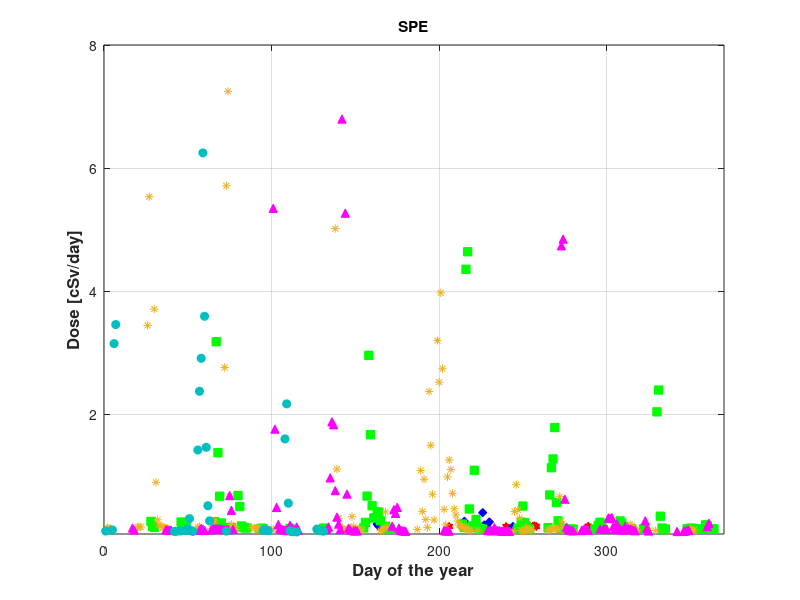
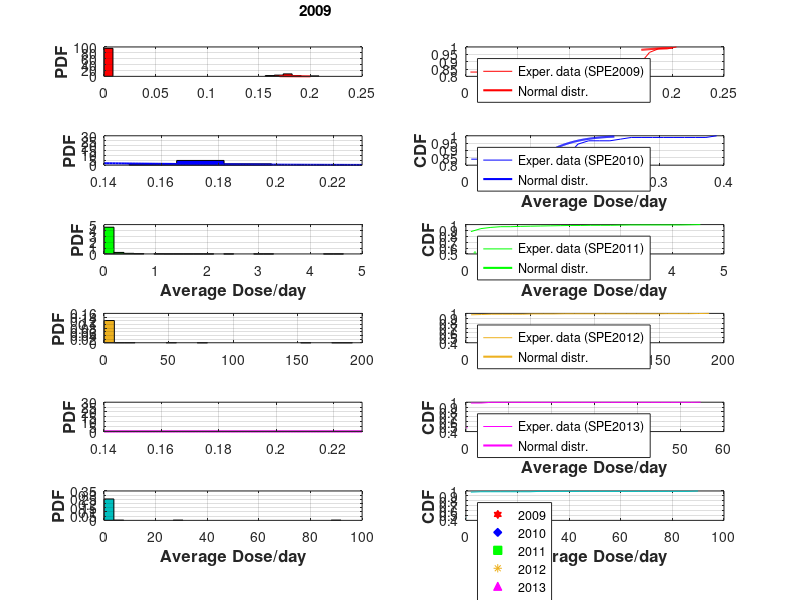

These charts were generated, in order, by the following MATLAB code:
%Daniel Gomez and Hayley E. Bower, Purdue University
%Summer 2017
%Using CRaTER Data accessed from University of New Hampshire

%% Year 2009
clc, clear, close all
% Code colors (Do not worry about this!!!  I will explain you later)
y   = [1       1         0     ];   m   = [1         0         1     ];
c   = [0       1         1     ];   r   = [1         0         0     ];
g   = [0       1         0     ];   b   = [0         0         1     ];
b_d = [0       0.4471    0.7412];   r_d = [0.8510    0.3255    0.0980];
y_d = [0.9294  0.6941    0.1255];   k_d = [0.3137    0.3137    0.3137];
c_d = [0.3020  0.7451    0.9333];   cc_d = [0    0.7490    0.7490];
gr_d = [.7 .7 .7];    yd_d = [0.8  0.5    0];
% SPE 2009
data_SPE = load('UNH2009SPE.txt'); %Bring in the 2009 CRaTER Data
DOY = data_SPE(:,3); %Day of Year
D1_2 = data_SPE(:,8); %Detectors 1&2 dose rates

jj=1;
for ii = DOY(1):DOY(end)
    [ind] = find(ii==DOY);
    if isempty(ind)~=1
    m_d = mean(D1_2(ind));
    st_d = std(D1_2(ind),1);
    mat(jj,:) = [ii length(ind) m_d st_d];
    else
        mat(jj,:) = [ii length(ind) 0 0];
    end
        jj = jj +1;
end

figure(1)
% One way to plot the MEAN and the STANDARD DEVIATION
% f1 = errorbar(mat(:,1),mat(:,3),mat(:,4),...
%     'color',gr_d,'linewidth',0.5,'marker','d','LineStyle','-','MarkerSize',5,'MarkerEdgeColor',r_d,'MarkerfaceColor',r_d); grid on, hold on
% set(gca,'xtick',[175:25:375],'ytick',[0.15:.01:.21],'fontweight','normal','fontsize',11,'box','on');
f1 = plot(mat(:,1),mat(:,3),'h','color',r,'MarkerSize',6,'MarkerfaceColor',r); hold on
title('2009')

figure(2)
subplot(6,2,1)
% hh = histogram(mat(2:end-1,3),24,'Normalization','pdf','FaceColor',r_d); hold on, grid on
n=length(mat(2:end-1,3));
[counts,centers] = hist(mat(2:end-1,3),24);
prob = counts/ (n * (centers(2)-centers(1)));
H = bar(centers,prob,'hist'); hold on, grid on
set(H,'facecolor',r);

mu = mean(mat(2:end-1,3));
sigma = std(mat(2:end-1,3),1);
xx = .17:0.001:.2;
% y = exp(-(y-mu).^2./(2*sigma^2))./(sigma*sqrt(2*pi));
y = pdf('normal',xx,mu,sigma);
plot(xx,y,'r','LineWidth',1.5)
ylabel('PDF','fontweight','bold','fontsize',12)
aa = title('2009','position',[0.2050 206.0440 -1.4211e-14]);

subplot(6,2,2)
count_sum = cumsum(prob);
plot(centers(1:end),count_sum/(count_sum(end)),'color',r), grid on, hold on
y = cdf('normal',xx,mu,sigma);
plot(xx,y,'r','LineWidth',1.5),  grid on
legend('Exper. data (SPE2009)','Normal distr.','location','northwest')

%==================================================
% SPE 2010
clear DOY D1_2 mat  m_d st_d
data_SPE2010 = load('UNH2010SPE.txt'); %Bring in the 2010 CRaTER Data
DOY = data_SPE2010(:,3); %Day of Year
D1_2 = data_SPE2010(:,8); %Detectors 1&2 dose rates

jj=1;
for ii = DOY(1):DOY(end)
    [ind] = find(ii==DOY);
    if isempty(ind)~=1
    m_d = mean(D1_2(ind));
    st_d = std(D1_2(ind),1);
    mat(jj,:) = [ii length(ind) m_d st_d];
    else
        mat(jj,:) = [ii length(ind) 0 0];
    end
        jj = jj +1;
end

figure(1);
% f2 = errorbar(mat(:,1),mat(:,3),mat(:,4),...
%     'color',gr_d,'linewidth',0.5,'marker','o','LineStyle','-','MarkerSize',5,'MarkerEdgeColor',b_d,'MarkerfaceColor',b_d); grid on, hold on
% set(gca,'xtick',[175:25:375],'ytick',[0.15:.01:.21],'fontweight','normal','fontsize',11,'box','on')
f2 = plot(mat(:,1),mat(:,3),'d','color',b,'MarkerSize',6,'MarkerfaceColor',b); grid on, hold on

figure(2)
subplot(6,2,3)
% hh = histogram(mat(2:end-1,3),20,'Normalization','pdf','FaceColor',b_d); hold on, grid on
n=length(mat(2:end-1,3));
[counts,centers] = hist(mat(2:end-1,3),24);
prob = counts/ (n * (centers(2)-centers(1)));
H = bar(centers,prob,'hist'); hold on, grid on
set(H,'facecolor',b);

mu = mean(mat(2:end-1,3));
sigma = std(mat(2:end-1,3),1);
xx = .14:0.001:.23;
% y = exp(-(y-mu).^2./(2*sigma^2))./(sigma*sqrt(2*pi));
y = pdf('normal',xx,mu,sigma);
plot(xx,y,'b','LineWidth',1.5)
ylabel('PDF','fontweight','bold','fontsize',12)
axis([ 0.14 .23 0 30])

subplot(6,2,4)
count_sum = cumsum(prob);
plot(centers(1:end),count_sum/(count_sum(end)),'color',b), grid on, hold on
y = cdf('normal',xx,mu,sigma);
plot(xx,y,'b','LineWidth',1.5),  grid on
ylabel('CDF','fontweight','bold','fontsize',12)
xlabel('Average Dose/day','fontweight','bold','fontsize',12)
legend('Exper. data (SPE2010)','Normal distr.','location','northwest')

%==================================================
% SPE2011
clear DOY D1_2 y xx mat m_d st_d

data_SPE2011 = load('UNH2011SPE.txt'); %Bring in the 2011 CRaTER Data
DOY = data_SPE2011(:,3); %Day of Year
D1_2 = data_SPE2011(:,8); %Detectors 1&2 dose rates

jj=1;
for ii = DOY(1):DOY(end)
    [ind] = find(ii==DOY);
    if isempty(ind)~=1
    m_d = mean(D1_2(ind));
    st_d = std(D1_2(ind),1);
    mat(jj,:) = [ii length(ind) m_d st_d];
    else
        mat(jj,:) = [ii length(ind) 0 0];
    end
        jj = jj +1;
end

figure(1)
% f3 = errorbar(mat(:,1),mat(:,3),mat(:,4),...
%     'color',gr_d,'linewidth',0.5,'marker','s','LineStyle','-','MarkerSize',5,'MarkerEdgeColor',yd_d,'MarkerfaceColor',y_d); grid on, hold on
% set(gca,'xtick',[175:25:375],'ytick',[0.15:.01:.21],'fontweight','normal','fontsize',11,'box','on')
f3 = plot(mat(:,1),mat(:,3),'s','color',g,'MarkerSize',6,'MarkerfaceColor',g); grid on, hold on
axis([0 370 0.05 0.22])
title('Solar Minimum')
xlabel('Day of the year','fontweight','bold','fontsize',12)
ylabel('Dose [cSv/day]','fontweight','bold','fontsize',12)

figure(2)
subplot(6,2,5)
% hh = histogram(mat(2:end-1,3),24,'Normalization','pdf','FaceColor',y_d); hold on, grid on
n=length(mat(2:end-1,3));
[counts,centers] = hist(mat(2:end-1,3),24);
prob = counts/ (n * (centers(2)-centers(1)));
H = bar(centers,prob,'hist'); hold on, grid on
set(H,'facecolor',g);

mu = mean(mat(2:end-1,3));
sigma = std(mat(2:end-1,3),1);
xx = .16:0.001:.19;
% y = exp(-(y-mu).^2./(2*sigma^2))./(sigma*sqrt(2*pi));
y = pdf('normal',xx,mu,sigma);
plot(xx,y,'LineWidth',1.5,'color',g)
ylabel('PDF','fontweight','bold','fontsize',12)
xlabel('Average Dose/day','fontweight','bold','fontsize',12)

subplot(6,2,6)
count_sum = cumsum(prob);
plot(centers(1:end),count_sum/(count_sum(end)),'color',g), grid on, hold on
y = cdf('normal',xx,mu,sigma);
plot(xx,y,'LineWidth',1.5,'color',g),  grid on
ylabel('CDF','fontweight','bold','fontsize',12)
xlabel('Average Dose/day','fontweight','bold','fontsize',12)
 aaa = legend('Exper. data (SPE2011)','Normal distr.','location','northwest');

%==================================================
% SPE 2012
clear DOY D1_2 y xx mat m_d st_d

data_SPE = load('UNH2012SPE.txt'); %Bring in the 2012 CRaTER Data
DOY = data_SPE(:,3); %Day of Year
D1_2 = data_SPE(:,8); %Detectors 1&2 dose rates

jj=1;
for ii = DOY(1):DOY(end)
    [ind] = find(ii==DOY);
    if isempty(ind)~=1
    m_d = mean(D1_2(ind));
    st_d = std(D1_2(ind),1);
    mat(jj,:) = [ii length(ind) m_d st_d];
    else
        mat(jj,:) = [ii length(ind) 0 0];
    end
        jj = jj +1;
end

figure(1)
% One way to plot the MEAN and the STANDARD DEVIATION
% f4 = errorbar(mat(:,1),mat(:,3),mat(:,4),...
%     'color',gr_d,'linewidth',0.5,'marker','d','LineStyle','-','MarkerSize',5,'MarkerEdgeColor',r_d,'MarkerfaceColor',r_d); grid on, hold on
% set(gca,'xtick',[175:25:375],'ytick',[0.15:.01:.21],'fontweight','normal','fontsize',11,'box','on');
f4 = plot(mat(:,1),mat(:,3),'*','color',y_d,'MarkerSize',6,'MarkerfaceColor',y_d); hold on
title('2012')

figure(2)
subplot(6,2,7)
% hh = histogram(mat(2:end-1,3),24,'Normalization','pdf','FaceColor',r_d); hold on, grid on
n=length(mat(2:end-1,3));
[counts,centers] = hist(mat(2:end-1,3),24);
prob = counts/ (n * (centers(2)-centers(1)));
H = bar(centers,prob,'hist'); hold on, grid on
set(H,'facecolor',y_d);

mu = mean(mat(2:end-1,3));
sigma = std(mat(2:end-1,3),1);
xx = .17:0.001:.2;
% y = exp(-(y-mu).^2./(2*sigma^2))./(sigma*sqrt(2*pi));
y = pdf('normal',xx,mu,sigma);
plot(xx,y,'LineWidth',1.5,'color',y_d),  grid on
ylabel('PDF','fontweight','bold','fontsize',12)
aa = title('2012','position',[0.2050 206.0440 -1.4211e-14]);

subplot(6,2,8)
count_sum = cumsum(prob);
plot(centers(1:end),count_sum/(count_sum(end)),'color',y_d), grid on, hold on
y = cdf('normal',xx,mu,sigma);
plot(xx,y,'LineWidth',1.5,'color',y_d),  grid on
legend('Exper. data (SPE2012)','Normal distr.','location','northwest')

%==================================================
% SPE 2013
clear DOY D1_2 mat  m_d st_d
data_SPE2013 = load('UNH2013SPE.txt'); %Bring in the 2013 CRaTER Data
DOY = data_SPE2013(:,3); %Day of Year
D1_2 = data_SPE2013(:,8); %Detectors 1&2 dose rates

jj=1;
for ii = DOY(1):DOY(end)
    [ind] = find(ii==DOY);
    if isempty(ind)~=1
    m_d = mean(D1_2(ind));
    st_d = std(D1_2(ind),1);
    mat(jj,:) = [ii length(ind) m_d st_d];
    else
        mat(jj,:) = [ii length(ind) 0 0];
    end
        jj = jj +1;
end

figure(1);
% f5 = errorbar(mat(:,1),mat(:,3),mat(:,4),...
%     'color',gr_d,'linewidth',0.5,'marker','o','LineStyle','-','MarkerSize',5,'MarkerEdgeColor',b_d,'MarkerfaceColor',b_d); grid on, hold on
% set(gca,'xtick',[175:25:375],'ytick',[0.15:.01:.21],'fontweight','normal','fontsize',11,'box','on')
f5 = plot(mat(:,1),mat(:,3),'^','color',m,'MarkerSize',6,'MarkerfaceColor',m); grid on, hold on

figure(2)
subplot(6,2,9)
% hh = histogram(mat(2:end-1,3),20,'Normalization','pdf','FaceColor',b_d); hold on, grid on
n=length(mat(2:end-1,3));
[counts,centers] = hist(mat(2:end-1,3),24);
prob = counts/ (n * (centers(2)-centers(1)));
H = bar(centers,prob,'hist'); hold on, grid on
set(H,'facecolor',m);

mu = mean(mat(2:end-1,3));
sigma = std(mat(2:end-1,3),1);
xx = .14:0.001:.23;
% y = exp(-(y-mu).^2./(2*sigma^2))./(sigma*sqrt(2*pi));
y = pdf('normal',xx,mu,sigma);
plot(xx,y,'m','LineWidth',1.5)
ylabel('PDF','fontweight','bold','fontsize',12)
axis([ 0.14 .23 0 30])

subplot(6,2,10)
count_sum = cumsum(prob);
plot(centers(1:end),count_sum/(count_sum(end)),'color',m), grid on, hold on
y = cdf('normal',xx,mu,sigma);
plot(xx,y,'m','LineWidth',1.5),  grid on
ylabel('CDF','fontweight','bold','fontsize',12)
xlabel('Average Dose/day','fontweight','bold','fontsize',12)
legend('Exper. data (SPE2013)','Normal distr.','location','northwest')

%==================================================
% SPE2014
clear DOY D1_2 y xx mat m_d st_d

data_SPE2014 = load('UNH2014SPE.txt'); %Bring in the 2014 CRaTER Data
DOY = data_SPE2014(:,3); %Day of Year
D1_2 = data_SPE2014(:,8); %Detectors 1&2 dose rates

jj=1;
for ii = DOY(1):DOY(end)
    [ind] = find(ii==DOY);
    if isempty(ind)~=1
    m_d = mean(D1_2(ind));
    st_d = std(D1_2(ind),1);
    mat(jj,:) = [ii length(ind) m_d st_d];
    else
        mat(jj,:) = [ii length(ind) 0 0];
    end
        jj = jj +1;
end

figure(1)
% f6 = errorbar(mat(:,1),mat(:,3),mat(:,4),...
%     'color',gr_d,'linewidth',0.5,'marker','o','LineStyle','-','MarkerSize',5,'MarkerEdgeColor',b_d,'MarkerfaceColor',b_d); grid on, hold on
% set(gca,'xtick',[175:25:375],'ytick',[0.15:.01:.21],'fontweight','normal','fontsize',11,'box','on')
f6 = plot(mat(:,1),mat(:,3),'o','color',cc_d,'MarkerSize',6,'MarkerfaceColor',cc_d); grid on, hold on
axis([0 370 0.05 8])
title('SPE')
xlabel('Day of the year','fontweight','bold','fontsize',12)
ylabel('Dose [cSv/day]','fontweight','bold','fontsize',12)

figure(2)
subplot(6,2,11)
% hh = histogram(mat(2:end-1,3),24,'Normalization','pdf','FaceColor',y_d); hold on, grid on
n=length(mat(2:end-1,3));
[counts,centers] = hist(mat(2:end-1,3),24);
prob = counts/ (n * (centers(2)-centers(1)));
H = bar(centers,prob,'hist'); hold on, grid on
set(H,'facecolor',cc_d);

mu = mean(mat(2:end-1,3));
sigma = std(mat(2:end-1,3),1);
xx = .16:0.001:.19;
% y = exp(-(y-mu).^2./(2*sigma^2))./(sigma*sqrt(2*pi));
y = pdf('normal',xx,mu,sigma);
plot(xx,y,'LineWidth',1.5,'color',cc_d)
ylabel('PDF','fontweight','bold','fontsize',12)
xlabel('Average Dose/day','fontweight','bold','fontsize',12)

subplot(6,2,12)
count_sum = cumsum(prob);
plot(centers(1:end),count_sum/(count_sum(end)),'color',cc_d), grid on, hold on
y = cdf('normal',xx,mu,sigma);
plot(xx,y,'LineWidth',1.5,'color',cc_d),  grid on
ylabel('CDF','fontweight','bold','fontsize',12)
xlabel('Average Dose/day','fontweight','bold','fontsize',12)
 aaa = legend('Exper. data (SPE2014)','Normal distr.','location','northwest');

legend([f1 f2 f3 f4 f5 f6],'2009','2010','2011','2012','2013','2014')


% IMPORTANT:  This is the best way to save a figure as PDF in Matlab
% set(1,'PaperSize' ,[5.8 4.5],'PaperPositionMode','auto')
% print('-f1','-painters','Radiation_01','-dpdf')


print(1,'All_SPE', '-dpng', '-r900')
print(2,'Proba_SPE', '-dpng', '-r900')
